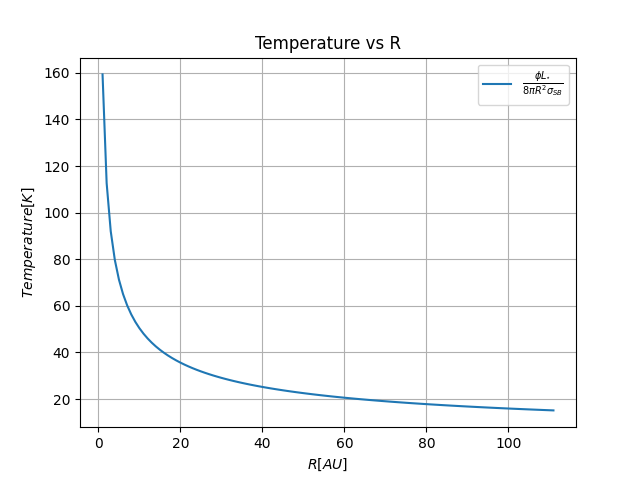

The Python source for this figure:
import matplotlib.pyplot as plt
import numpy as np
from scipy.integrate import quad
from astropy import constants

# all constants in cgs
wavelength = 0.088
c = constants.c.cgs.value
h = constants.h.cgs.value
k_b = constants.k_B.cgs.value
f = c / wavelength
s_b = constants.sigma_sb.cgs.value
L_sun = constants.L_sun.cgs.value

# following values can be changed
i = 0
# for i in degrees i = x  * 180/np.pi
flaring = 0.02

# J15583692-2257153
L = 0.47

k_v = 1
d = 4.32 * 10 ** 20
sur_den_0 = 0.0052480746


#1 AU in cm is 1.5.* 10 ** 13
AU = 1
AU_in_cm = 1.5 * 10 ** 13
R_in = AU * AU_in_cm

# fixed R for the sur_den function
R_out = 100 * AU_in_cm


y_axis_values = []
x_axis_values = []

upper_limit = float(input("Upper Limit? "))
steps = float(input("Steps? "))

while AU <= upper_limit:
    R = AU * AU_in_cm

# define temperature function
    def T(flaring, L, s_b, R):
        return (flaring * 10 ** L * L_sun / (8 * np.pi * R ** 2 * s_b)) ** (1/4)

    y_axis_values.append(T(flaring, L, s_b, R))
    x_axis_values.append(AU)
    AU += steps

plt.ylabel(r'$Temperature [K]$')
plt.xlabel('$R[AU]$')
plt.plot(x_axis_values, y_axis_values, label=(r'$\frac{\phi L_{\star}}{8\pi R^2\sigma_{SB}}$'))
plt.title("Temperature vs R")
plt.grid(), plt.legend(), plt.show()
